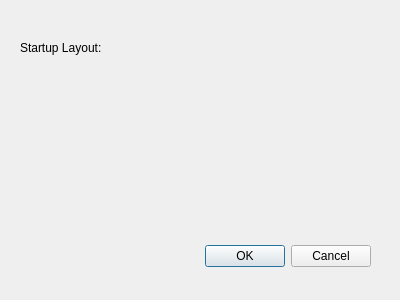
<?xml version="1.0" encoding="UTF-8"?>
<ui version="4.0">
 <class>Dialog</class>
 <widget class="QDialog" name="Dialog">
  <property name="geometry">
   <rect>
    <x>0</x>
    <y>0</y>
    <width>400</width>
    <height>300</height>
   </rect>
  </property>
  <property name="windowTitle">
   <string>Dialog</string>
  </property>
  <property name="windowIcon">
   <iconset>
    <normaloff>../../../../../../Program Files/Nuke6.3v1/plugins/icons/NukeApp32.png</normaloff>../../../../../../Program Files/Nuke6.3v1/plugins/icons/NukeApp32.png</iconset>
  </property>
  <widget class="QDialogButtonBox" name="buttonBox">
   <property name="geometry">
    <rect>
     <x>30</x>
     <y>240</y>
     <width>341</width>
     <height>32</height>
    </rect>
   </property>
   <property name="orientation">
    <enum>Qt::Horizontal</enum>
   </property>
   <property name="standardButtons">
    <set>QDialogButtonBox::Cancel|QDialogButtonBox::Ok</set>
   </property>
  </widget>
  <widget class="QLabel" name="label">
   <property name="geometry">
    <rect>
     <x>20</x>
     <y>40</y>
     <width>81</width>
     <height>16</height>
    </rect>
   </property>
   <property name="text">
    <string>Startup Layout:</string>
   </property>
  </widget>
 </widget>
 <resources/>
 <connections>
  <connection>
   <sender>buttonBox</sender>
   <signal>accepted()</signal>
   <receiver>Dialog</receiver>
   <slot>accept()</slot>
   <hints>
    <hint type="sourcelabel">
     <x>248</x>
     <y>254</y>
    </hint>
    <hint type="destinationlabel">
     <x>157</x>
     <y>274</y>
    </hint>
   </hints>
  </connection>
  <connection>
   <sender>buttonBox</sender>
   <signal>rejected()</signal>
   <receiver>Dialog</receiver>
   <slot>reject()</slot>
   <hints>
    <hint type="sourcelabel">
     <x>316</x>
     <y>260</y>
    </hint>
    <hint type="destinationlabel">
     <x>286</x>
     <y>274</y>
    </hint>
   </hints>
  </connection>
 </connections>
</ui>
